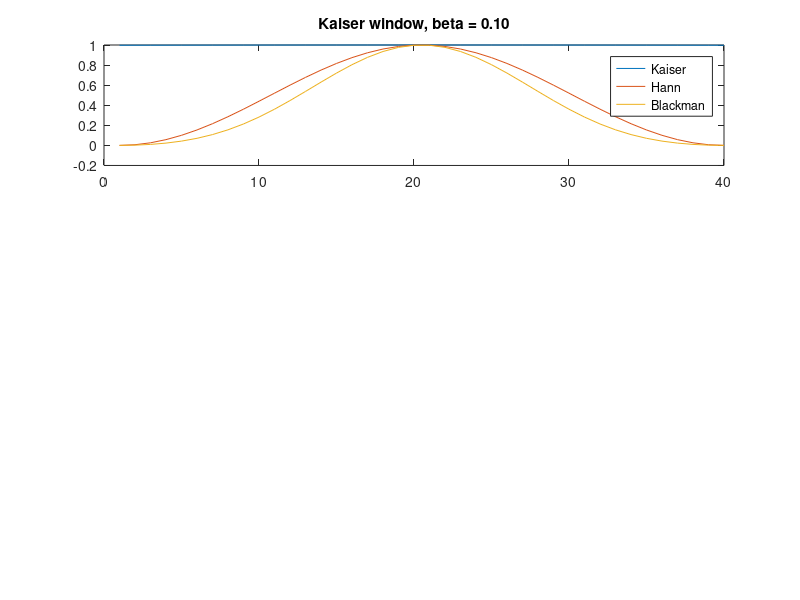

Write MATLAB code to recreate this figure. (Note: this script raises an error after producing the figure.)


L = 40;
hn = hann(L);

bk = blackman(L);

beta = [.1 .5 1 1.5 2 2.5 3 3.5 4 4.5 5 6  7 9 12 15 ];

figure
ii = 1:L;
for ik=1:length(beta);
    w = kaiser(L,beta(ik));
     

    subplot(311)
    plot(ii,w,ii,hn,ii,bk)
    legend('Kaiser','Hann','Blackman')
    ttl = sprintf('Kaiser window, beta = %2.2f',beta(ik));
    title(ttl)
    boldify
    grid on
    
    subplot(312)
    wnorm = w./sum(w);
    [W,omega] = freqz(wnorm,1,1024);
    plot(omega/pi,20*log10(abs(W)))
    grid on 
    boldify
    ylim([-100 10])
    xlabel('normalized frequency (omega / pi)')
    ylabel('|W(\omega)|')
    
    % now, use this window to design a bandstop filter
    Fs = 1000;
    %bandpassEdges = [245 250];
    bandpassEdges = [200 300];
    b=fir1(L-1,bandpassEdges./(Fs/2),w);
    [H,f] = freqz(b,1,128,Fs);
    subplot(313)
    plot(f,20*log10(abs(H)))
    ylim([-150 25])    
    grid on 
    boldify    
    xlabel('Frequency, Hz')
    ylabel('|H(\omega)|')
    title('Kaiser window used in bandpass')
    
    pause
end